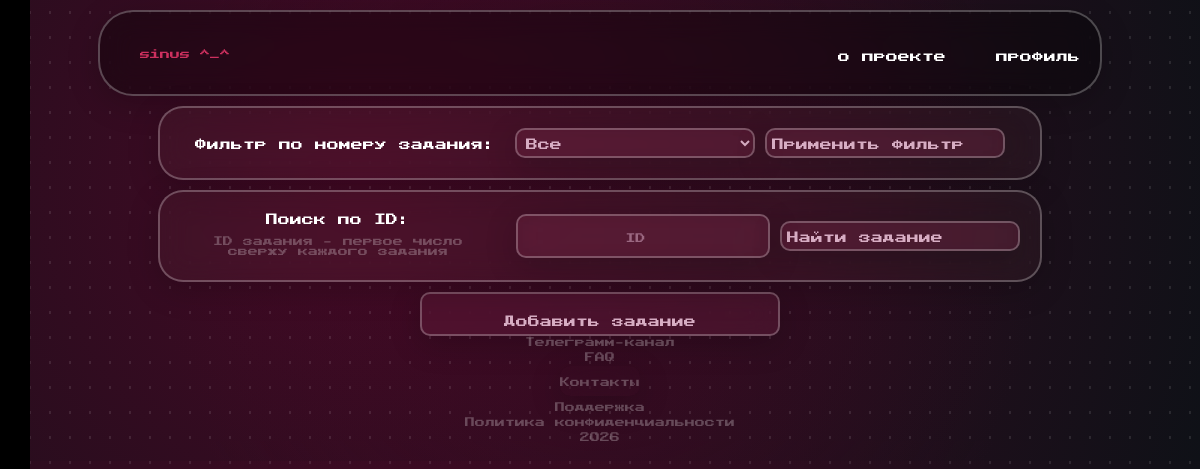
The page /tasks?task_id=15 (signed in) on the database as committed earlier.
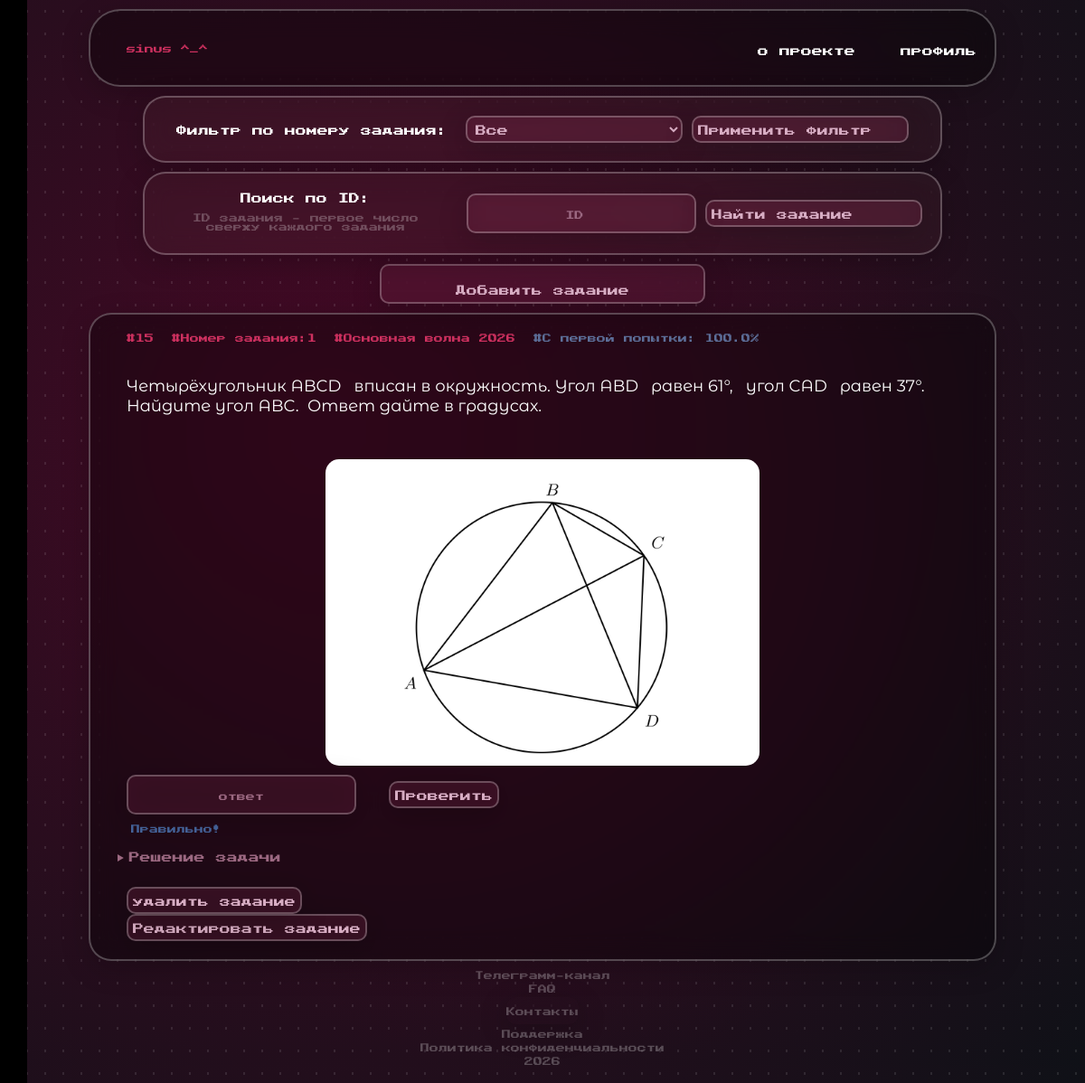
The same page on the database as committed later.
### tables this page shows
CREATE TABLE tasks(
            id INTEGER PRIMARY KEY,
            number INTEGER,
            source TEXT,
            text TEXT,
            solution TEXT,
            answer TEXT
        , image TEXT);

### app.py (the view)
@app.route('/tasks')
@regs_only
def tasks():
    user_id=session.get('user_id')
    if user_id is None:
        return redirect('/login')
    number=request.args.get('number')
    task_id=request.args.get('task_id')
    conn=sqlite3.connect('users.db')
    conn.row_factory=sqlite3.Row
    cur=conn.cursor()
    query='''
        SELECT tasks.*, COALESCE(user_tasks.status,'Задача еще не решена') AS status FROM tasks
        LEFT JOIN user_tasks
        ON tasks.id=user_tasks.task_id
        AND user_tasks.user_id=?
        WHERE 1=1
    '''
    options=[user_id]
    if number:
        query+='AND tasks.number=?'
        options.append(number)
    if task_id:
        query+='AND tasks.id=?'
        options.append(task_id)
    cur.execute(query, options)
    tasks=cur.fetchall()
    cur.execute('''
        SELECT task_id, COUNT(*) AS total, SUM(CASE WHEN attempt_number=1 AND correct=1 THEN 1 ELSE 0 END) AS correct_first_attempts
        FROM task_attempts
        GROUP BY task_id
    ''')
    stats_raw=cur.fetchall()
    stats={}
    for r in stats_raw:
        task_id=r['task_id']
        total=r[1]
        first_attempts=r[2]
        percent=(first_attempts/total)*100 if total>0 else 0
        stats[task_id]=round(percent,2)
    conn.close()
    return render_template('tasks.html', tasks=tasks, stats=stats)

### app.py (called while the page is built)
def regs_only(f):
    @wraps(f)
    def wrapper(*args,**kwags):
        if 'user_id' not in session:
            return redirect('/login')
        return f(*args,**kwags)
    return wrapper

### templates/tasks.html (shortened to what this page needs)
<!DOCTYPE html>
<html lang="en">
    <head>
        <link rel="stylesheet" href="https://cdn.jsdelivr.net/npm/katex@0.16.9/dist/katex.min.css">
        <link rel="stylesheet" href="{{ url_for('static',filename='css/styles.css')}}">
    </head>
    <body>
        <header class="header" style="width:80%">
            <ul class="header__list1">
                <li>
                    <p class="classification main_Thing">sinus ^_^</p>
                </li>
            </ul>
            <ul class="header__list2">
                <li>
                    <a href="{{url_for('about')}}" class="lighttext main_Thing">о проекте</a>
                </li>
                <li>
                    <a href="{{url_for('profile')}}" class="lighttext main_Thing">профиль</a>
                </li>
            </ul>
        </header>
        <form method="GET" action="{{url_for('tasks')}}" class="filterForm">
            <div class="filter_labels">
                <label style="font-size:12px; margin: auto 0 auto 0">Фильтр по номеру задания:</label>
            </div>
            <div class="filterButtons">
                <select name="number" class="buttons lightBox main_Thing filter_button">
                    <option value="">Все</option>
                </select>
                <button type="submit" class="buttons lightBox main_Thing filter_button">Применить фильтр</button>
            </div>
        </form>
        <form method="GET" action="{{url_for('tasks')}}" class="filterForm">
            <div class="filter_labels">
                <label style="font-size:12px;">Поиск по ID:</label>
                <label class="heading" style="font-size:10px;">ID задания - первое число сверху каждого задания</label>
            </div>
            <div class="filterButtons">
                <input type="number" name="task_id" class="lightBox buttons main_Thing filter_button" placeholder="ID">
                <button type="submit" class="buttons lightBox main_Thing filter_button">Найти задание</button>
            </div>
        </form>
        {% if session['role']=='admin' %}
            <button onclick="openTaskAdding()" class="buttons lightBox add_Task main_Thing">Добавить задание</button>
        {% endif %}
        {% for task in tasks %}
            <div class="task">
                <div class="tasksClasses">
                    <p class="classification">#{{task['id']}}</p>
                    <p class="classification">#Номер задания:{{task['number']}}
                    <p class="classification">#{{task['source']}}</p>
                    <p class="classification" style="color:rgb(92, 110, 152)">#C первой попытки: {{ stats[task['id']] }}%</p>
                </div>
                <p class="taskText">{{task['text']}}</p>
                {% if task['image'] %}
                    <img src="{{url_for('static',filename=task['image'])}}?v={{task['id']}}" class="task_image">
                {% endif %}
                <div class="phoneButtons">
                    <input id="input-{{ task['id'] }}" class="lightBox buttons main_Thing" placeholder="ответ">
                    <button onclick="checkAnswer({{ task['id'] }})" class="lightBox buttons main_Thing">Проверить</button>
                </div>
                <p id="result-{{task['id']}}"
                class="answers {% if task['status']=='Правильно!' %}
                    blue
                {% elif task['status']=='Неправильно!' %}
                    red
                {% else %}
                    white
                {% endif %}">
                    {{task['status']}}
                </p>
                <details
                    id="solution-{{ task['id'] }}"
                    >
                    <summary class="main_Thing">Решение задачи</summary>
                </details>
                {% if session.get('role')=='admin' %}
                    <form method="POST" action="{{url_for('delete_task', task_id=task['id'])}}">
                        <button class="buttons lightBox main_Thing" type="submit">удалить задание</button>
                    </form>
                    <button class="buttons lightBox main_Thing" onclick="editTask(this)"
                        data-id="{{task['id']}}"
                        data-number="{{task['number']}}"
                        data-source="{{task['source']}}"
                        data-text="{{task['text']}}"
                        data-solution="{{task['solution']}}"
                        data-answer="{{task['answer']}}"
                    >Редактировать задание</button>
                {%endif%}
            </div>
        {% endfor %}
        <ul class="smallInfo">
            <li><a href="https://t.me/karznl">Телеграмм-канал</a></li>
            <li><a href="/">FAQ</a></li>
            <li><button class="textButton buttons" onclick="openContacts()">Контакты</button></li>
            <li><a href="/">Поддержка</a></li>
            <li><a href="{{url_for('privacypolicy')}}">Политика конфиденциальности</a></li>
            <li>2026</li>
        </ul>
        <div class="sidebar" id="sidebar">
            <a href="{{url_for('error')}}" class="name">настя синус</a>
            <ul class="listThings">
                <li><a href="{{url_for('home')}}" class="lighttext">Основная страница</a></li>
                <li><a href="{{url_for('tasks')}}" class="lighttext">Банк заданий</a></li>
                <li><a href="{{url_for('error')}}" class="lighttext">Варианты уровня ЕГЭ</a></li>
                <li><a href="{{url_for('mistakes')}}" class="lighttext">Работа над ошибками</a></li>
                <li><a href="{{url_for('statistics')}}" class="lighttext">Статистика</a></li>
                <li><a href="{{url_for('logout')}}" class="lighttext">Выход</a></li>
            </ul>
        </div>
    </body>
</html>

### static/css/styles.css (style rules this page uses)
* { padding:0; }
html,body { inset:0; background: radial-gradient( circle at center, #4409253c 0%, #4409253c 30%, transparent 70% ), radial-gradient( circle at 30% 40%, #440925, #0f1117 ); font-family: 'MyFont',sans-serif; color:white; margin:0 0 0 0; background-color: #000000; }
body::before { content:""; position:fixed; inset:0; background-image:radial-gradient(white 1px, transparent 1px); background-size:20px 25px; opacity:0.1; }
.header { background-color: #00000051; margin: 10px auto 0 auto; border-radius: 35px; border:2px solid #ffffff42; backdrop-filter:blur(15px); -webkit-backdrop-filter: blur(15px); box-shadow:0 8px 32px rgba(0,0,0,0.2); padding: 20px; width:92%; display:flex; align-items: center; }
.header__list1 { display:flex; list-style: none; color:#d70668 }
.header__list2 { display:flex; gap:50px; list-style:none; margin: auto 0 auto auto; }
.main_Thing { font-size:12px; }
a { text-decoration: none; color:white; }
.lighttext { transition: 0.3s; }
.lightBox { transition: 0.3s; }
.heading { display: flex; justify-content: center; padding:5px; color:#ffffff42; }
img { display: block; margin: 0 auto; }
.sidebar { position:fixed; top:0; left:-220px; width:210px; height:100%; background: #000000; padding:20px; transition:0.3s ease; display: flex; flex-direction: column; z-index: 9999; }
.listThings { margin-top:auto; list-style: none; }
.listThings li+li { margin-top:25px; }
.name { margin-bottom: auto; }
.tasksClasses { display:flex; }
.task { background-color: #00000051; border-radius: 25px; border:2px solid #ffffff42; backdrop-filter:blur(15px); -webkit-backdrop-filter: blur(15px); box-shadow:0 8px 32px rgba(0,0,0,0.2); width:80%; padding:20px; margin:10px auto 10px auto; }
.classification { font-size:10px; font-weight:100; color:rgb(205, 48, 95); margin:0 0 0 20px; }
.taskText { font-family: 'Task'; font-size: 18px; font-weight:200; width:95%; padding:20px; white-space:pre-wrap; }
.task_image { width:50%; border-radius: 25px; padding: 10px; }
.answers { font-size:10px; margin-left: 25px; }
.blue { color:rgb(71, 102, 158); }
.buttons { background-color: #75234551; font-family: 'MyFont'; color:rgb(215, 173, 195); border-radius: 10px; border:2px solid #ffffff42; backdrop-filter:blur(15px); -webkit-backdrop-filter: blur(15px); box-shadow:0 8px 32px rgba(0,0,0,0.2); height:30px; margin:0 0 0 20px; padding:5px; }
.add_Task { padding:20px; display: flex; justify-content: center; width: 30%; margin: 10px auto 0 auto; }
summary { padding:5px; color:#9b6881; padding:10px; }
.filterForm { display: flex; justify-content: center; gap: 20px; background-color: #a9686813; width: 70%; padding:20px; margin: 10px auto 0 auto; border-radius: 25px; border:2px solid #ffffff42; backdrop-filter:blur(15px); -webkit-backdrop-filter: blur(15px); box-shadow:0 8px 32px rgba(0,0,0,0.2); }
.filter_labels { display: flex; flex-direction: column; gap: 6px; text-align: center; }
form { position:relative; z-index:9999; }
input { background-color:#440925; border-radius: 15px; color:#d70668; position: relative; z-index:9999; }
input::placeholder { font-family: 'MyFont',sans-serif; color:#9b6881; text-align: center; font-size:10px; }
a { position: relative; z-index:9999; }
details { position:relative; z-index:9999; }
summary { height:30px; }
.smallInfo { display: flex; flex-direction: column; justify-content: center; align-items: center; margin: auto auto 20px auto; font-size: 10px; list-style: none; z-index: 9999; }
.smallInfo a,li { color:#ffffff42; }
.smallInfo li+li { margin-top: 5px; }
.textButton { background: none; border: none; padding: 0; margin: 0; color: inherit; font-size: 10px; }
.filterButtons { display: flex; gap: 10px; }
.filter_button { width: 30vh; padding:5px; margin: auto 0 auto 0; display: flex; align-items: center; }

Rows that differ between the two databases and show on the page:
added tasks: id "15", number "1", source "Основная волна 2026", stats "100.0", text "Четырёхугольник ABCD вписан в окружность. Угол ABD равен 61°, угол CAD равен 37°. Найдите угол ABC. Ответ дайте в градусах.", image (picture), status "Правильно!"
